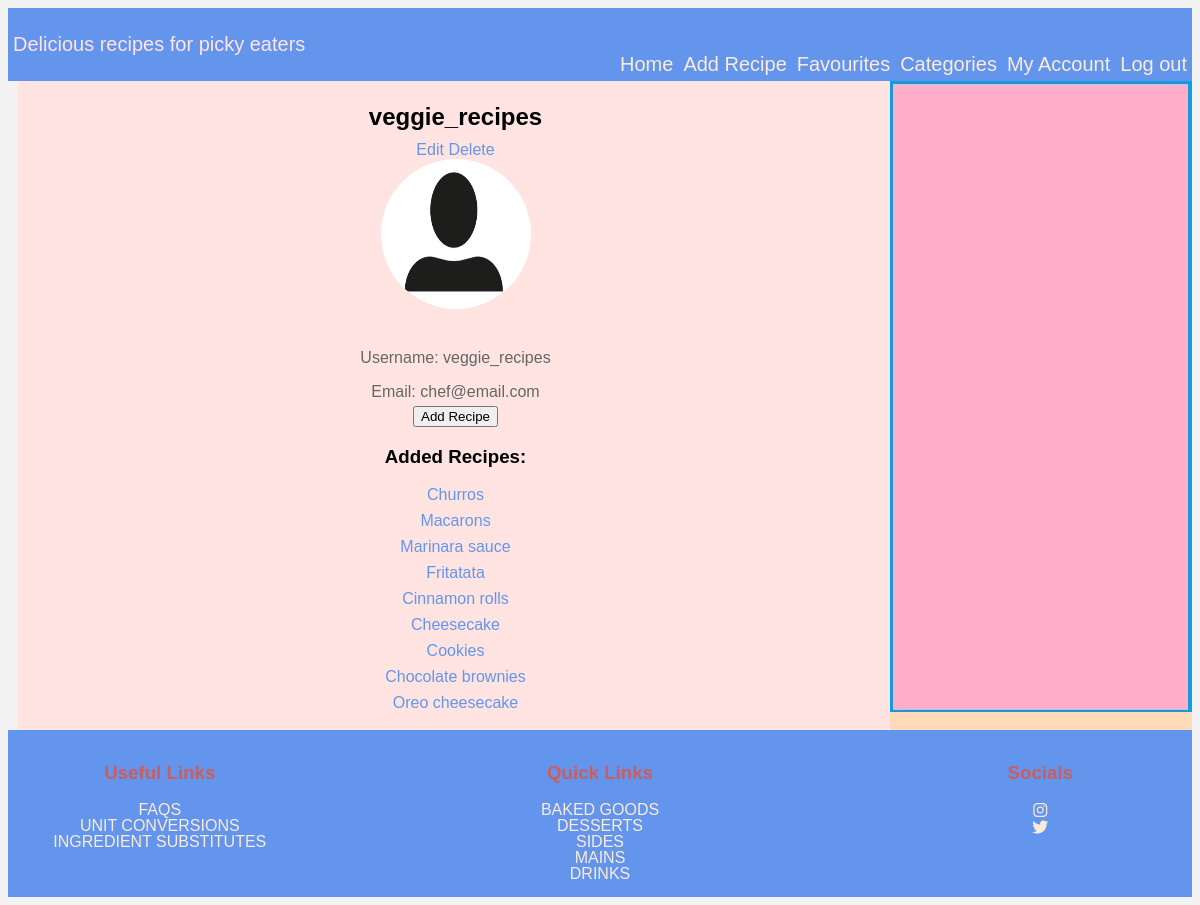
/profile/details/64/ (signed in), run on the app's committed database.
### veggie_recipe_book/profiles/models.py (models this page shows, shortened)
class Profile(models.Model):
    MAX_USERNAME_LENGTH = 35
    MIN_USERNAME_LENGTH = 2
    MAX_FIRST_NAME_LENGTH = 30
    MIN_FIRST_NAME_LENGTH = 2
    MAX_LAST_NAME_LENGTH = 50
    MIN_LAST_NAME_LENGTH = 1
    username = models.CharField(max_length=MAX_USERNAME_LENGTH,
                                blank=False,
                                null=False,
                                validators=[MinLengthValidator(MIN_USERNAME_LENGTH,
                                                               message=f'Username cannot be fewer '
                                                                       f'than {MIN_USERNAME_LENGTH} letters long'),
                                            UsernameValidator(),
                                            ],
                                )
    first_name = models.CharField(max_length=MAX_FIRST_NAME_LENGTH,
                                  blank=True,
                                  null=True,
                                  validators=[MinLengthValidator(MIN_FIRST_NAME_LENGTH,
                                                                 message=f'First name cannot be fewer '
                                                                         f'than {MIN_FIRST_NAME_LENGTH} letters long'
                                                                 ),
                                              ],
                                  )
    last_name = models.CharField(max_length=MAX_LAST_NAME_LENGTH,
                                 blank=True,
                                 null=True,
                                 validators=[MinLengthValidator(MIN_LAST_NAME_LENGTH,
                                                                message=f'Last name cannot be fewer '
                                                                        f'than {MIN_LAST_NAME_LENGTH} letters long'
                                                                ),
                                             ],
                                 )
    profile_pic = models.ImageField(upload_to='profile_pictures/',
                                    blank=True,
                                    null=True,
                                    validators=[validate_image_size,
                                                ],
                                    )
    email = models.EmailField(null=False,
                              blank=False,
                              )
    user = models.OneToOneField(UserModel,
                                primary_key=True,
                                on_delete=models.CASCADE,
                                )

### veggie_recipe_book/recipes/models.py (models this page shows, shortened)
class Recipe(models.Model):
    MIN_RECIPE_TITLE_LENGTH = 2
    MAX_RECIPE_TITLE_LENGTH = 75
    class RecipeType(models.TextChoices):
        BAKED_GOODS = 'BG', 'Baked Goods'
        DESSERTS = 'DS', 'Desserts'
        SIDES = 'SD', 'Sides'
        MAINS = 'MN', 'Mains'
        DRINKS = 'DR', 'Drinks'
    MAX_RECIPE_TYPE_LENGTH = RecipeType.max_length()
    title = models.CharField(max_length=MAX_RECIPE_TITLE_LENGTH,
                             unique=True,
                             blank=False,
                             null=False,
                             validators=[MinLengthValidator(MIN_RECIPE_TITLE_LENGTH,
                                                            message=f'Title cannot be fewer '
                                                                    f'than {MIN_RECIPE_TITLE_LENGTH} letters long'
                                                            ),
                                         ],
                             )
    recipe_type = models.CharField(max_length=MAX_RECIPE_TYPE_LENGTH,
                                   choices=RecipeType.choices,
                                   blank=False,
                                   null=False,
                                   )
    picture = models.ImageField(upload_to='recipe_pictures/',
                                blank=True,
                                null=True,
                                validators=[validate_image_size,
                                            ],
                                )
    ingredients_text = models.TextField(blank=False,
                                        null=False,
                                        )
    description = models.TextField(blank=False,
                                   null=False,
                                   )
    servings = models.IntegerField(blank=False,
                                   null=False,
                                   )
    is_private = models.BooleanField(default=False,
                                     blank=False,
                                     null=False,
                                     )
    created_at = models.DateTimeField(auto_now_add=True,
                                      )
    edited_at = models.DateTimeField(auto_now=True,
                                     )
    author = models.ForeignKey(UserModel,
                               on_delete=models.CASCADE,
                               )

### veggie_recipe_book/profiles/views.py (the view)
# urls.py: path('details/<int:pk>/', DetailsProfileView.as_view(), name='details_profile'),
class DetailsProfileView(LoginRequiredMixin, DetailView):
    model = Profile
    template_name = 'profiles/profile_details.html'
    context_object_name = 'profile'
    def get_object(self, queryset=None):
        queryset = self.get_queryset()
        profile = get_object_or_404(queryset, pk=self.kwargs.get('pk'))
        return profile
    def get_context_data(self, **kwargs):
        context = super().get_context_data(**kwargs)
        profile = self.get_object()
        user = self.request.user
        context['recipes'] = profile.user.recipe_set.all()
        context['first_name'] = profile.user.first_name
        context['last_name'] = profile.user.last_name
        context['email'] = profile.user.email
        if user == profile.user:
            context['recipes'] = profile.user.recipe_set.all()
        else:
            context['recipes'] = profile.user.recipe_set.filter(is_private=False)
        if not context['recipes']:
            context['no_recipes'] = True
        return context

### templates/profiles/profile_details.html (shortened to what this page needs)
{% extends 'base.html' %}
{% load static %}
{% block content %}
   <div class="profile-details">
    <h2>{{ profile.username }}</h2>
   {% if user.pk == profile.pk %}
       <div class="profile-buttons">
            <a href="{% url 'edit_profile' pk=user.pk %}" class="edit-button">Edit</a>
            <a href="{% url 'delete_profile' pk=user.pk %}" class="delete-button">Delete</a>
       </div>
   {% endif %}
    <img class="profile-picture" height="150px" src="{% if profile.profile_pic %}{{ profile.profile_pic.url }}
    {% else %}{% static 'images/anon_user_profile_pic.jpg' %}{% endif %}" alt="profile picture" >
    <p>Username: {{ profile.username }}</p>
   {% if user.pk == profile.pk %}
        {% if email %}
                <p>Email: {{ profile.email }}</p>
        {% endif %}
   {% endif %}
       {% if user.pk == profile.pk %}
       <div class="add-recipe-button">
        <a
                href="{% url 'add_recipe' %}"><button>Add Recipe</button>
        </a>
       </div>
   {% endif %}
    <h3>Added Recipes:</h3>
       {% if no_recipes %}
        <p>No recipes to show</p>
        {% else %}
        <div class="recipe-list">
            <ul>
                {% for recipe in recipes %}
                    <li>
                        <a href="{% url 'details_recipe' pk=recipe.pk %}">{{ recipe.title|lower|capfirst }}</a>
                    </li>
                {% endfor %}
            </ul>
        </div>
        {% endif %}
   </div>
{% endblock %}

### templates/base.html (shortened to what this page needs)
{% load static %}
<!DOCTYPE html>
<html lang="en">
<head>
<link rel="stylesheet" href="{% static 'css/styles.css' %}" />
</head>
<body>
<div class="header">
    <p>Delicious recipes for picky eaters</p>
   {% if user.is_authenticated %}
        <nav class="in-row">
            <a href="{% url 'home' %}">Home</a>
            <a href="{% url 'add_recipe' %}">Add Recipe</a>
            <a href="{% url 'favourite_recipes' %}">Favourites</a>
            <div class="dropdown">
                <div class="dropbtn-content"><a href="#">Categories</a></div>
            </div>
            <a href="{% url 'details_profile' pk=user.pk %}">My Account</a>
            <a href="{% url 'sign_out' %}">Log out</a>
        </nav>
    {% endif %}
</div>
<div class="row">
  <div class="column middle">
      {% block content %}
      {% endblock %}
  </div>
  <div class="column-side">
      <img height="auto" src="{% static 'images/sidebar_img.jpg' %}" alt="sidebar image">
  </div>
</div>
<div class="footer">
    <div class="footer-column">
        <h3>Useful Links</h3>
        <a href="#">FAQs</a><br>
        <a href="{% url 'unit_converter' %}">Unit Conversions</a><br>
        <a href="#">Ingredient Substitutes</a><br>
    </div>
    <div class="footer-column">
        <h3>Quick Links</h3>
        <a href="{% url 'baked_goods' %}">Baked Goods</a><br>
        <a href="{% url 'desserts' %}">Desserts</a><br>
        <a href="{% url 'sides' %}">Sides</a><br>
        <a href="{% url 'mains' %}">Mains</a><br>
        <a href="{% url 'drinks' %}">Drinks</a>
    </div>
    <div class="footer-column">
        <h3>Socials</h3>
        <a href="#"><i class="fa-brands fa-instagram"></i></a><br>
        <a href="#"><i class="fa-brands fa-twitter"></i></a><br>
    </div>
</div>
</body>
</html>

### staticfiles/css/main.css (style rules this page uses)
* { box-sizing: border-box; }
body { font-family: "Palatino Linotype", sans-serif; color: black; }
.header { background-color: cornflowerblue; padding: 5px; text-align: center; font-size: 20px; color: mistyrose; display: flex; justify-content: space-between; align-items: flex-end; overflow: hidden; }
.header p { text-align: left; font-family: "Lucida Handwriting", sans-serif; }
.header nav { display: flex; }
.header nav a { text-decoration: none; color: antiquewhite; margin-left: 10px; }
.dropdown { float: left; overflow: hidden; }
.row { display: flex; }
.column { padding: 2px; }
.column-side { background-color: peachpuff; color: black; flex: 1; }
.column.middle { flex: 4; background-color: mistyrose; color: black; padding-left: 5px; margin-left: 10px; }
.footer { background-color: cornflowerblue; padding: 5px; color: indianred; display: flex; justify-content: space-between; }
.footer-column { line-height: 1; width: 25%; text-align: center; padding: 10px; }
.footer a { text-transform: uppercase; margin: 0.5em; text-decoration: none; color: antiquewhite; }
.profile-picture { width: 150px; height: 150px; border-radius: 50%; margin-bottom: 20px; }
.profile-details { text-align: center; }
.profile-details h2 { margin-bottom: 10px; }
.profile-details p { margin-bottom: 5px; color: #666; }
.profile-details a { text-decoration: none; color: cornflowerblue; }
.recipe-list { text-align: center; }
.recipe-list ul { list-style: none; padding: 0; }
.recipe-list li { margin-bottom: 8px; }
body { font-family: Arial, sans-serif; background-color: #f2f2f2; }

### data on the page
Profile: username "veggie_recipes", email "chef@email.com"
Recipe: title "Churros"
Recipe: title "Macarons"
Recipe: title "Marinara sauce"
Recipe: title "Fritatata"
Recipe: title "Cinnamon rolls"
Recipe: title "Cheesecake"
Recipe: title "Cookies"
Recipe: title "Chocolate brownies"
Recipe: title "Oreo cheesecake"
